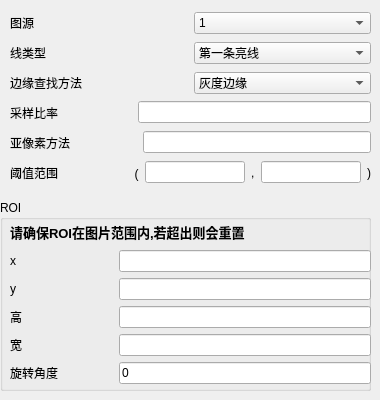
         <widget class="QWidget" name="line_find_general_setting">
          <widget class="QGroupBox" name="line_find_ROI_setting">
           <property name="geometry">
            <rect>
             <x>0</x>
             <y>200</y>
             <width>371</width>
             <height>191</height>
            </rect>
           </property>
           <property name="title">
            <string>ROI</string>
           </property>
           <widget class="QWidget" name="layoutWidget">
            <property name="geometry">
             <rect>
              <x>10</x>
              <y>20</y>
              <width>361</width>
              <height>164</height>
             </rect>
            </property>
            <layout class="QGridLayout" name="gridLayout_64">
             <item row="0" column="0" colspan="3">
              <widget class="QLabel" name="label_12">
               <property name="font">
                <font>
                 <pointsize>10</pointsize>
                 <bold>true</bold>
                </font>
               </property>
               <property name="text">
                <string>请确保ROI在图片范围内,若超出则会重置</string>
               </property>
              </widget>
             </item>
             <item row="2" column="0" colspan="2">
              <widget class="QLabel" name="label_49">
               <property name="text">
                <string>y</string>
               </property>
              </widget>
             </item>
             <item row="2" column="2">
              <widget class="QLineEdit" name="line_find_y"/>
             </item>
             <item row="3" column="0" colspan="2">
              <widget class="QLabel" name="label_51">
               <property name="text">
                <string>高</string>
               </property>
              </widget>
             </item>
             <item row="3" column="2">
              <widget class="QLineEdit" name="line_find_height"/>
             </item>
             <item row="4" column="0" colspan="2">
              <widget class="QLabel" name="label_50">
               <property name="text">
                <string>宽</string>
               </property>
              </widget>
             </item>
             <item row="4" column="2">
              <widget class="QLineEdit" name="line_find_width"/>
             </item>
             <item row="5" column="0" colspan="2">
              <widget class="QLabel" name="label_87">
               <property name="text">
                <string>旋转角度</string>
               </property>
              </widget>
             </item>
             <item row="5" column="2">
              <widget class="QLineEdit" name="line_find_a">
               <property name="text">
                <string>0</string>
               </property>
              </widget>
             </item>
             <item row="1" column="2">
              <widget class="QLineEdit" name="line_find_x"/>
             </item>
             <item row="1" column="0" colspan="2">
              <widget class="QLabel" name="label_48">
               <property name="text">
                <string>x                             </string>
               </property>
              </widget>
             </item>
            </layout>
           </widget>
          </widget>
          <widget class="QWidget" name="layoutWidget">
           <property name="geometry">
            <rect>
             <x>10</x>
             <y>10</y>
             <width>361</width>
             <height>26</height>
            </rect>
           </property>
           <layout class="QHBoxLayout" name="horizontalLayout_62">
            <item>
             <widget class="QLabel" name="label_58">
              <property name="text">
               <string>图源</string>
              </property>
             </widget>
            </item>
            <item>
             <widget class="QComboBox" name="line_find_raw_image">
              <property name="styleSheet">
               <string notr="true">selection-color: rgb(0, 0, 0);</string>
              </property>
              <item>
               <property name="text">
                <string>1</string>
               </property>
              </item>
             </widget>
            </item>
           </layout>
          </widget>
          <widget class="QWidget" name="layoutWidget">
           <property name="geometry">
            <rect>
             <x>10</x>
             <y>70</y>
             <width>361</width>
             <height>26</height>
            </rect>
           </property>
           <layout class="QHBoxLayout" name="horizontalLayout_63">
            <item>
             <widget class="QLabel" name="label_28">
              <property name="text">
               <string>边缘查找方法</string>
              </property>
             </widget>
            </item>
            <item>
             <widget class="QComboBox" name="line_find_border">
              <property name="styleSheet">
               <string notr="true">selection-color: rgb(0, 0, 0);</string>
              </property>
              <item>
               <property name="text">
                <string>灰度边缘</string>
               </property>
              </item>
              <item>
               <property name="text">
                <string>梯度边缘</string>
               </property>
              </item>
             </widget>
            </item>
           </layout>
          </widget>
          <widget class="QWidget" name="layoutWidget">
           <property name="geometry">
            <rect>
             <x>10</x>
             <y>40</y>
             <width>361</width>
             <height>26</height>
            </rect>
           </property>
           <layout class="QHBoxLayout" name="horizontalLayout_64">
            <item>
             <widget class="QLabel" name="label_27">
              <property name="text">
               <string>线类型</string>
              </property>
             </widget>
            </item>
            <item>
             <widget class="QComboBox" name="line_find_type">
              <property name="styleSheet">
               <string notr="true">selection-color: rgb(0, 0, 0);</string>
              </property>
              <item>
               <property name="text">
                <string>第一条亮线</string>
               </property>
              </item>
              <item>
               <property name="text">
                <string>第一条暗线</string>
               </property>
              </item>
              <item>
               <property name="text">
                <string>第一条亮线中心</string>
               </property>
              </item>
              <item>
               <property name="text">
                <string>第一条暗线中心</string>
               </property>
              </item>
              <item>
               <property name="text">
                <string>从外到内的亮线中心</string>
               </property>
              </item>
              <item>
               <property name="text">
                <string>从外到内的暗线中心</string>
               </property>
              </item>
              <item>
               <property name="text">
                <string>从内到外的亮线中心</string>
               </property>
              </item>
              <item>
               <property name="text">
                <string>从内到外的暗线中心</string>
               </property>
              </item>
             </widget>
            </item>
           </layout>
          </widget>
          <widget class="QWidget" name="layoutWidget">
           <property name="geometry">
            <rect>
             <x>10</x>
             <y>100</y>
             <width>361</width>
             <height>25</height>
            </rect>
           </property>
           <layout class="QHBoxLayout" name="horizontalLayout_65">
            <item>
             <widget class="QLabel" name="label_29">
              <property name="text">
               <string>采样比率                      </string>
              </property>
             </widget>
            </item>
            <item>
             <widget class="QLineEdit" name="line_find_ratio"/>
            </item>
           </layout>
          </widget>
          <widget class="QWidget" name="layoutWidget">
           <property name="geometry">
            <rect>
             <x>10</x>
             <y>130</y>
             <width>361</width>
             <height>25</height>
            </rect>
           </property>
           <layout class="QHBoxLayout" name="horizontalLayout_66">
            <item>
             <widget class="QLabel" name="label_30">
              <property name="text">
               <string>亚像素方法                    </string>
              </property>
             </widget>
            </item>
            <item>
             <widget class="QLineEdit" name="line_find_Subpixel"/>
            </item>
           </layout>
          </widget>
          <widget class="QWidget" name="layoutWidget">
           <property name="geometry">
            <rect>
             <x>10</x>
             <y>160</y>
             <width>361</width>
             <height>25</height>
            </rect>
           </property>
           <layout class="QHBoxLayout" name="horizontalLayout_67">
            <item>
             <widget class="QLabel" name="label_45">
              <property name="text">
               <string>阈值范围                       (</string>
              </property>
             </widget>
            </item>
            <item>
             <widget class="QLineEdit" name="line_find_threshold_lower">
              <property name="maxLength">
               <number>3</number>
              </property>
             </widget>
            </item>
            <item>
             <widget class="QLabel" name="label_46">
              <property name="text">
               <string>,</string>
              </property>
             </widget>
            </item>
            <item>
             <widget class="QLineEdit" name="line_find_threshold_upper">
              <property name="maxLength">
               <number>3</number>
              </property>
             </widget>
            </item>
            <item>
             <widget class="QLabel" name="label_47">
              <property name="text">
               <string>)</string>
              </property>
             </widget>
            </item>
           </layout>
          </widget>
         </widget>
